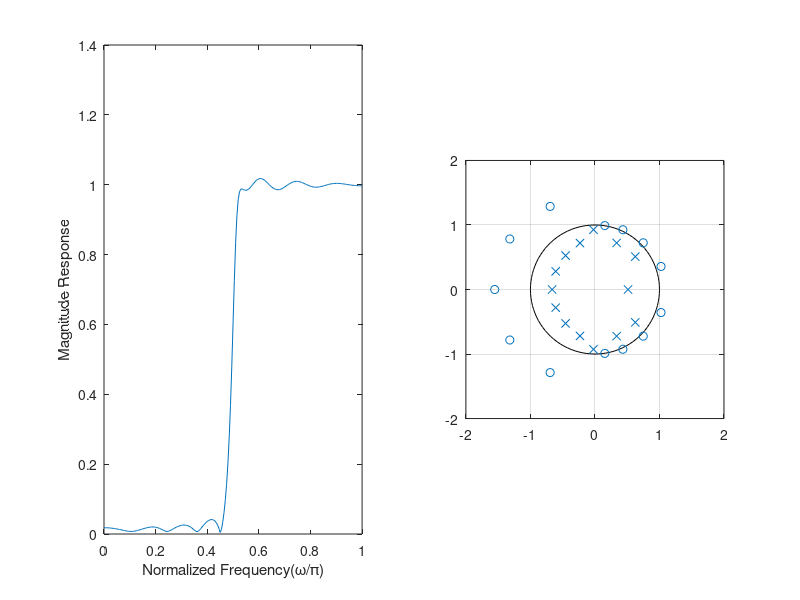

The MATLAB source for this figure:
%
% Design of IIR_Digital_Filters
%
clear all;   % clear workspace
clc;         % clear command window
%
n = 14;
m = 14;
tau = 12;
ws = 0.475*pi;
wp = 0.525*pi;
delta = 0.00001;
epsilon = 0.00001; 
pointw = 10000; % number of total sampling points ?
M = 100;
%
%
deltaw = pi/pointw; % smapling distance
deltaM = pi/M;      % smapling distance
nm = n + m + 1;
x = zeros(nm, 1);
j = 0 + i; % define i = j = (-1)^0.5
%
%
pointpass = 0; % number of sampling points
pointstop = 0;
PASS = zeros(0, 1); % store the answers in a vector
STOP = zeros(0, 1);
for iw = 0 : pointw
    w = iw * deltaw;
    if w >= wp
        pointpass = pointpass + 1;
        PASS(pointpass) = w;
    elseif w <= ws
        pointstop = pointstop + 1;
        STOP(pointstop) = w;
    end
end
Whp = ones(pointpass, 1); % W hat p
Whs = ones(pointstop, 1); % W hat s
%
%
delta_x = 10000;
iter = 0;
while delta_x > epsilon
    iter = iter + 1
    xk_1 = x;
    r = zeros(nm, 1);
    Qs = zeros(nm, nm);
    Qp = zeros(nm, nm);
    for ip = 1 : pointpass % r's integral
        w = PASS(ip);
        ew = zeros(nm, 1);
        for in = 1 : n
            ew(in) = exp(-j*tau*w) * exp(-j*in*w);
        end
        for im = 0 : m
            ew(im+in+1) = -exp(-j*im*w) ;
        end
        r = r + Whp(ip)*real(exp(j*tau*w)*ew);
        Qp = Qp + Whp(ip)*ew*ew';
    end
    r = (pi - wp) * r/pointpass;
    Qp = real((pi - wp) * Qp/pointpass);
    %
    %
    for is = 1 : pointstop 
        w = STOP(is);
        ew = zeros(nm, 1);
        for im = 0 : m
            ew(im+in+1) = -exp(-j*im*w) ;
        end
        Qs = Qs + Whs(is)*ew*ew';
    end
    Qs = real(ws * Qs/pointstop);
    Q = Qp + Qs;
    %
    % finding B & X
    %
    B = zeros(M+1, nm);
    for im = 0 : M
        w = im * deltaM;
        for in = 1 : n
            B(im+1, in) = -cos(in*w);
        end
    end
    d = (1-delta) * ones(M+1, 1);
    %
    % MATLAB tools - quadratic programming
    %
    x = quadprog(Q, r, B, d);
    a = x(1:n);
    b = x(n+1:nm);
    FR = abs(freqz(b, [1;a], 0:pi/200:pi));
    plot(0:1/200:1, FR);
    xlabel('Normalized Frequency(\omega/\pi)');
    ylabel('Magnitude Response');
    pause;
    %
    % pass-band
    %
    for ip = 1: pointpass
        w = PASS(ip);
        eaw = zeros(n, 1);
        for in = 1 : n
            eaw(in) = exp(-j*in*w);
        end
        Whp(ip) = 1 / (abs(1+a'*eaw))^2;
    end
    %
    % stop-band
    %
    for is = 1: pointstop
        w = STOP(is);
         eaw = zeros(n, 1);
        for in = 1 : n
            eaw(in) = exp(-j*in*w);
        end
        Whs(is) = 1 / (abs(1+a'*eaw))^2;
    end
    %
    %
    delta_x = norm(x - xk_1) / norm(x)
end
%
FR = abs(freqz(b, [1;a], 0:pi/200:pi));
subplot(1,2,1);
plot(0:1/200:1, FR);
xlabel('Normalized Frequency(\omega/\pi)');
ylabel('Magnitude Response');
%
subplot(1,2,2);
zplane(b',[1;a]');
axis([-2,2,-2,2]);
%
